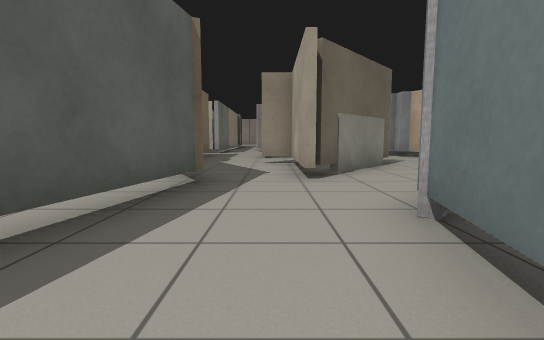
View 1 (above)

21 first-person views from a walk through a robot-simulator world made for Gazebo. The camera is 0.72 m above the floor, tilts 6° down and sees 85° across. The floor is counted in squares, 1 m on a side. Each view is taken from the middle of a square. On the plan, view 1 faces up. The plan holds only what a view shows up to about 10 squares ahead; the rest is blank. Some surface patterns are stand-ins.

View 2
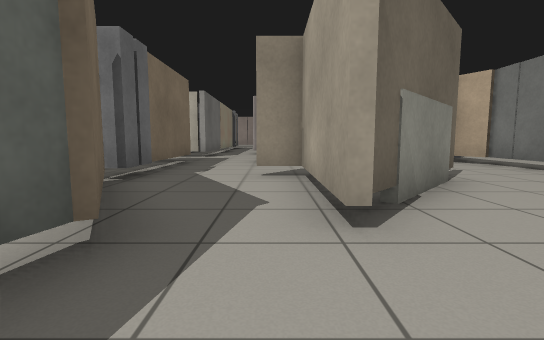

View 3
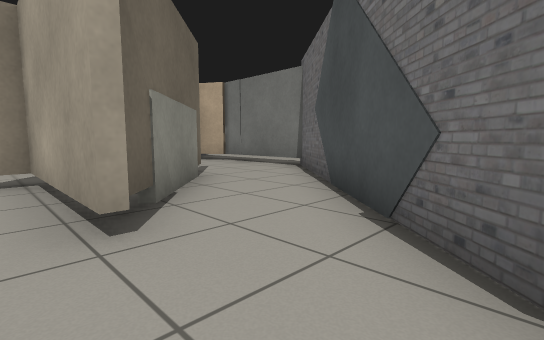

View 4
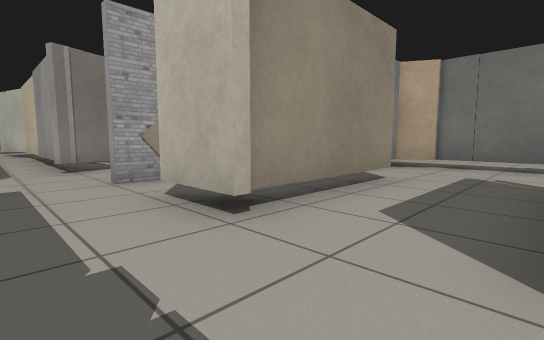

View 5
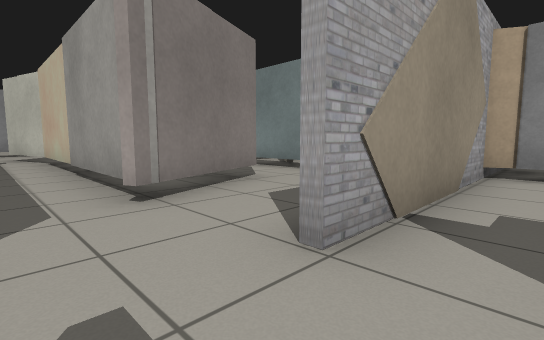

View 6
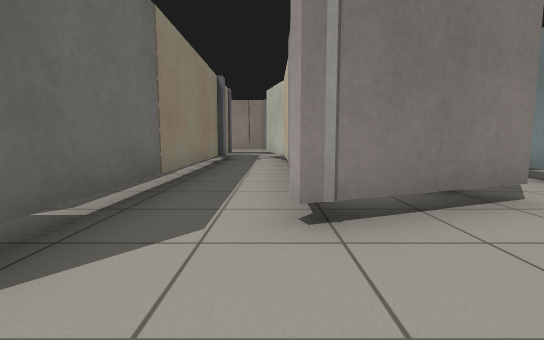

View 7
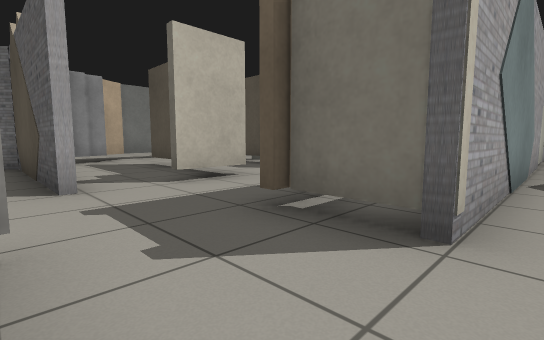

View 8
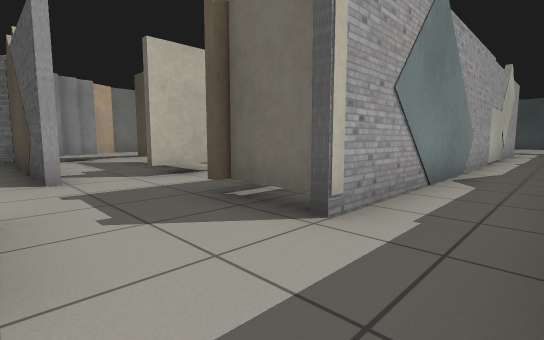

View 9
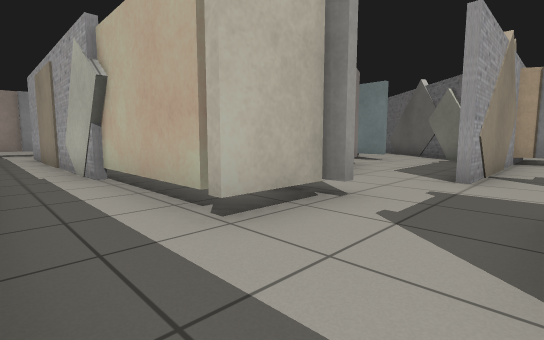

View 10
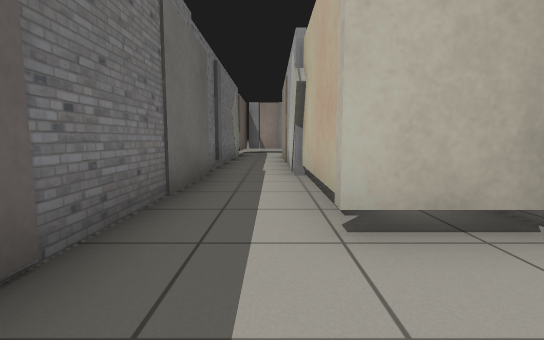

View 11
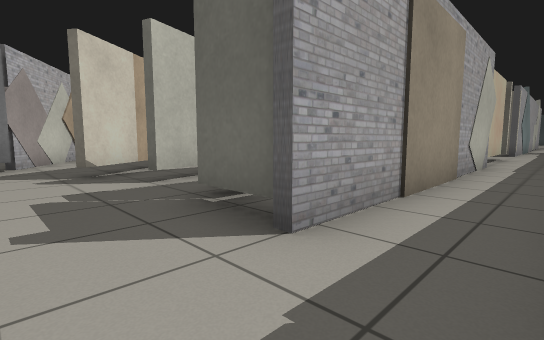

View 12
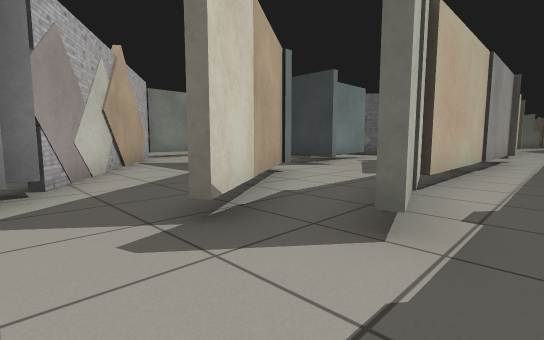

View 13
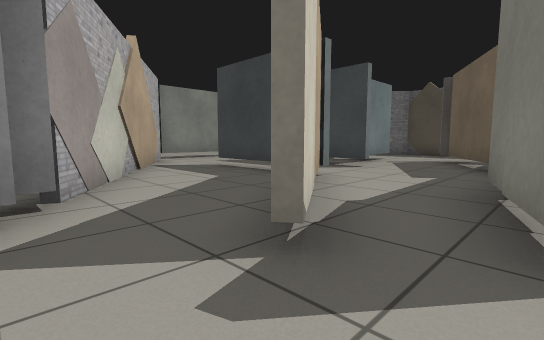

View 14
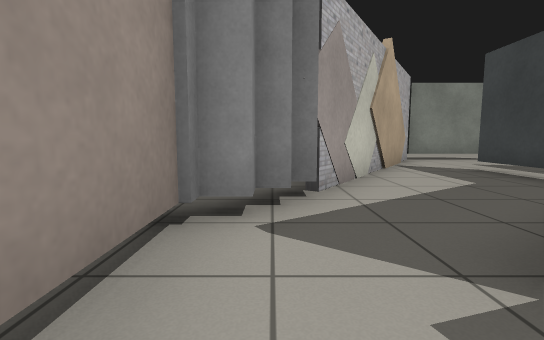

View 15
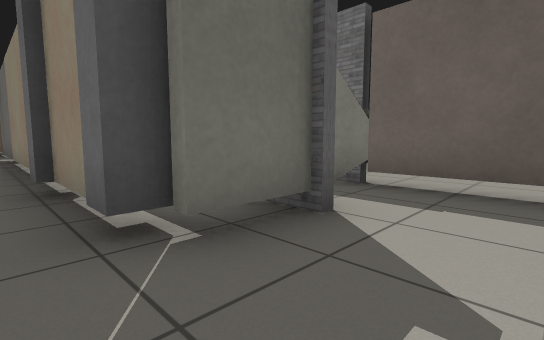

View 16
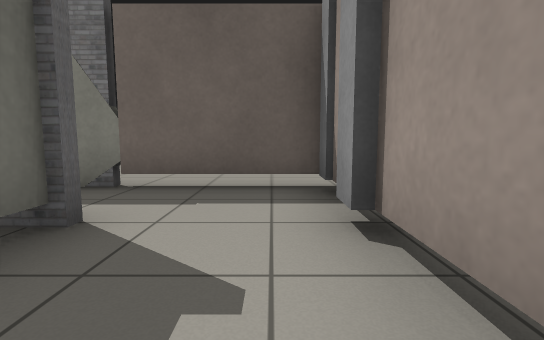

View 17
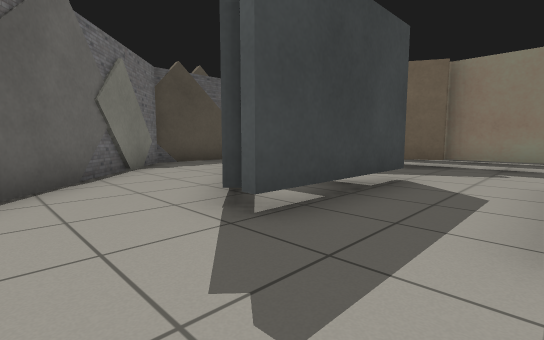

View 18
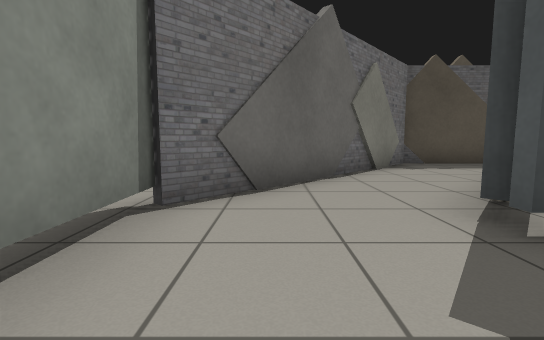

View 19
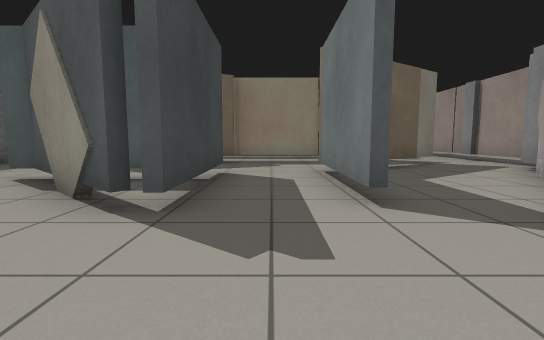

View 20
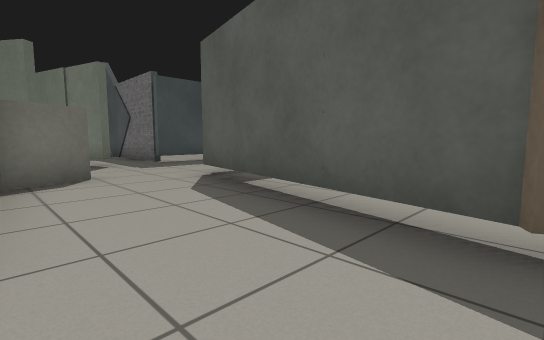

View 21
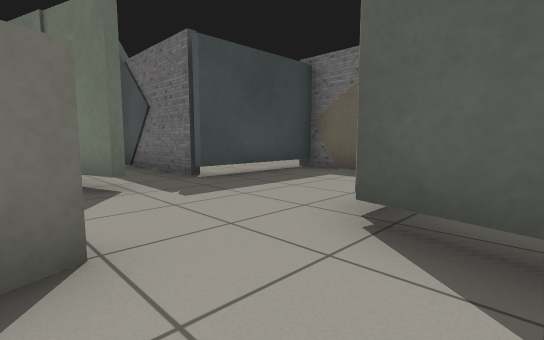

### Floor plan
Key: @ floor where view 1 was taken; # wall or solid block; . floor; T thing the floor can be seen under or through; P pillar; B box.
Columns run from 7 left of view 1 to 10 right of it. Each row starts with its distance up from view 1.
 29  P#P# P##P.
 28 #........PP.
 27 #..........#
 26 #..#P.###...##
 25 #..##.#.##....##
 24 #..##.##.##....##
 23 #..#P..#..###....
 22 #..##..#.........#
 21 P..##..#..####...#
 20 #..##..#...###..#.
 19 #..##..##..##...#.
 18 #..##..##..#...#
 17 #..##..##.....#
 16 #..##........#
 15 #..##.......B
 14 #......#######
 13  ..##.......P ..
 12  ..##.. ....PT...
 11  ..##..####..T...
 10  ..##........T...
  9  ..#P..### ..T.
  8  ..#P...###..T
  7  ..###..##..##
  6  ..###..#..##
  5   .###.....#
  4   .###....#
  3   .###...#
  2   .###...#
  1      #..#
  0     ##.@
 -1    ....#
 -2  ......
 -3 #......##
 -4  ####.##
 -5 ....#.#
 -6 ....#.#
 -7     B
 -8     #
 -9     B

Where each view was taken, in squares from view 1:
view 1: 0 up, 0 right, facing up
view 2: 3 up, 0 right, facing up
view 3: 3 up, 0 right, facing up-right
view 4: 9 up, 2 left, facing up-right
view 5: 13 up, 2 left, facing up-right
view 6: 14 up, 1 left, facing up
view 7: 15 up, 5 left, facing down-right
view 8: 15 up, 6 left, facing down-right
view 9: 13 up, 6 left, facing up-right
view 10: 13 up, 5 left, facing up
view 11: 28 up, 6 left, facing down-right
view 12: 28 up, 2 left, facing down-right
view 13: 28 up, 1 left, facing down-right
view 14: 28 up, 1 left, facing right
view 15: 28 up, 2 left, facing down-left
view 16: 28 up, 2 left, facing left
view 17: 23 up, 8 right, facing down-left
view 18: 23 up, 8 right, facing down
view 19: 22 up, 9 right, facing left
view 20: 5 up, 1 right, facing down-left
view 21: 1 up, 0 right, facing down-left
